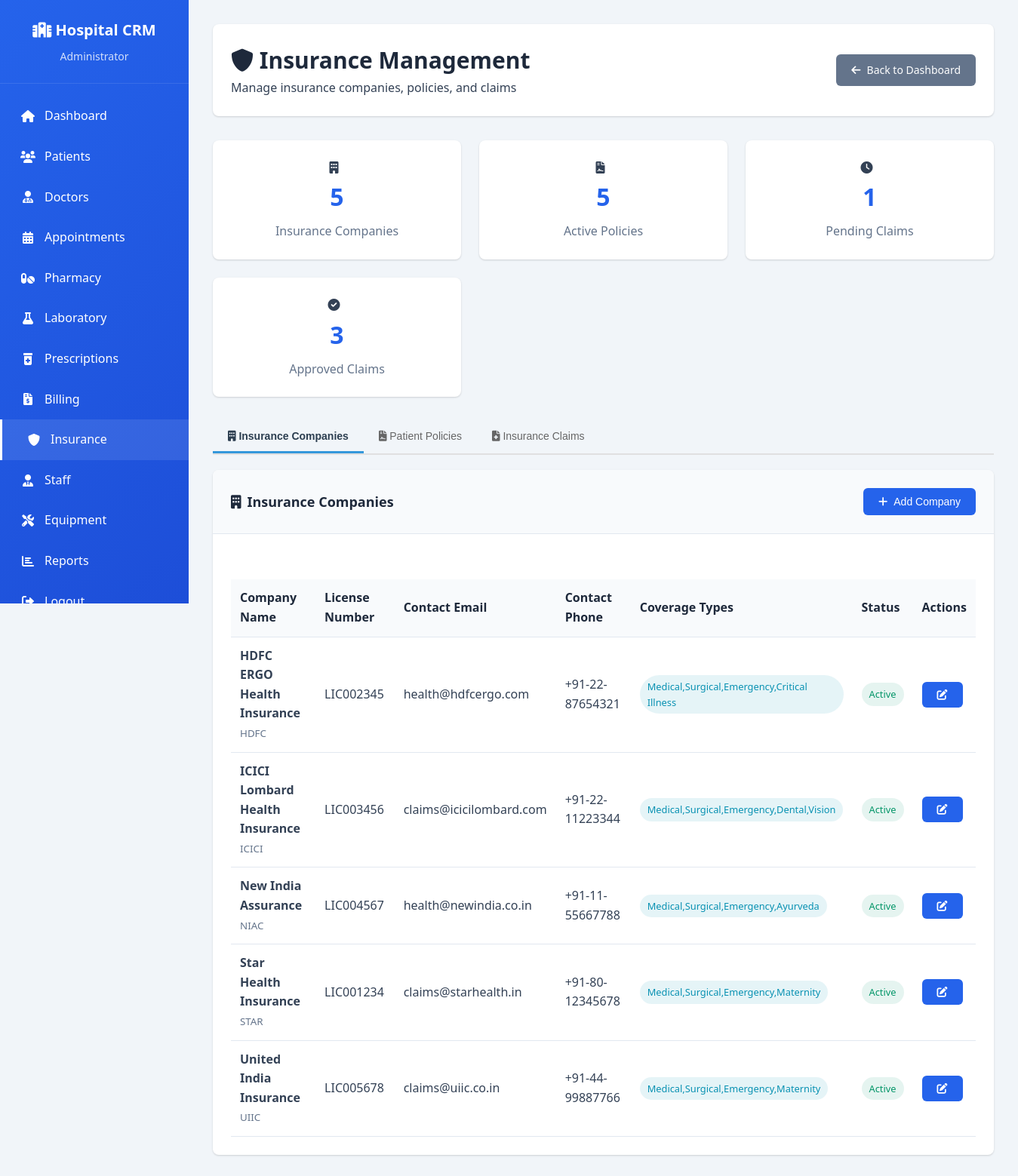
The app's page /insurance.php (signed in) with its own data.
### tables this page shows
CREATE TABLE `insurance_companies` (
  `id` int(11) NOT NULL AUTO_INCREMENT,
  `company_name` varchar(200) NOT NULL,
  `company_code` varchar(10) NOT NULL,
  `license_number` varchar(100) DEFAULT NULL,
  `contact_email` varchar(255) DEFAULT NULL,
  `contact_phone` varchar(20) DEFAULT NULL,
  `address` text,
  `website` varchar(255) DEFAULT NULL,
  `coverage_types` varchar(500) DEFAULT NULL,
  `network_hospitals` text,
  `cashless_limit` decimal(10,2) DEFAULT 0.00,
  `reimbursement_percentage` decimal(5,2) DEFAULT 80.00,
  `claim_settlement_days` int(11) DEFAULT 30,
  `is_active` tinyint(1) NOT NULL DEFAULT 1,
  `created_by` int(11) DEFAULT NULL,
  `created_at` timestamp NOT NULL DEFAULT CURRENT_TIMESTAMP,
  `updated_at` timestamp NOT NULL DEFAULT CURRENT_TIMESTAMP ON UPDATE CURRENT_TIMESTAMP,
  PRIMARY KEY (`id`),
  UNIQUE KEY `company_code` (`company_code`),
  KEY `created_by` (`created_by`),
  CONSTRAINT `insurance_companies_ibfk_1` FOREIGN KEY (`created_by`) REFERENCES `users` (`id`)
);

### config/database.php (called while the page is built, shortened)
<?php
class Database {
    private $connection;
    public function __construct() {
        try {
            $dsn = "mysql:host=" . DB_HOST . ";dbname=" . DB_NAME . ";charset=" . DB_CHARSET;
            $this->connection = new PDO($dsn, DB_USERNAME, DB_PASSWORD);
            $this->connection->setAttribute(PDO::ATTR_ERRMODE, PDO::ERRMODE_EXCEPTION);
            $this->connection->setAttribute(PDO::ATTR_DEFAULT_FETCH_MODE, PDO::FETCH_ASSOC);
        } catch(PDOException $e) {
            die("Database connection failed: " . $e->getMessage());
        }
    }
    public function query($sql, $params = []) {
        try {
            $stmt = $this->connection->prepare($sql);
            $stmt->execute($params);
            return $stmt;
        } catch(PDOException $e) {
            throw new Exception("Query failed: " . $e->getMessage());
        }
    }
}
?>

### insurance.php (the view, shortened to what this page needs)
<?php
require_once 'config/database.php';
$user_role = $_SESSION['role'];
$db = new Database();
try {
    $insurance_companies = $db->query("SELECT * FROM insurance_companies ORDER BY company_name")->fetchAll();
} catch (Exception $e) {
    $insurance_companies = [];
}
try {
    $patient_policies = $db->query("
        SELECT pip.*,
               CONCAT(p.first_name, ' ', p.last_name) as patient_name,
               p.patient_id,
               ic.company_name,
               ic.contact_email,
               ic.contact_phone
        FROM patient_insurance_policies pip
        LEFT JOIN patients p ON pip.patient_id = p.id
        LEFT JOIN insurance_companies ic ON pip.insurance_company_id = ic.id
        WHERE pip.is_active = 1
        ORDER BY pip.created_at DESC
    ")->fetchAll();
} catch (Exception $e) {
    $patient_policies = [];
}
try {
    $insurance_claims = $db->query("
        SELECT ic.*,
               CONCAT(p.first_name, ' ', p.last_name) as patient_name,
               p.patient_id,
               comp.company_name,
               pip.policy_number,
               b.bill_id,
               b.total_amount
        FROM insurance_claims ic
        LEFT JOIN patients p ON ic.patient_id = p.id
        LEFT JOIN insurance_companies comp ON ic.insurance_company_id = comp.id
        LEFT JOIN patient_insurance_policies pip ON ic.policy_id = pip.id
        LEFT JOIN billing b ON ic.bill_id = b.id
        ORDER BY ic.created_at DESC
        LIMIT 50
    ")->fetchAll();
} catch (Exception $e) {
    $insurance_claims = [];
}
$total_companies = count($insurance_companies);
$active_policies = count($patient_policies);
$pending_claims = count(array_filter($insurance_claims, function($claim) {
    return $claim['status'] === 'pending';
}));
$approved_claims = count(array_filter($insurance_claims, function($claim) {
    return $claim['status'] === 'approved';
}));
?>
<!DOCTYPE html>
<html lang="en">
<head>
    <link rel="stylesheet" href="https://cdnjs.cloudflare.com/ajax/libs/font-awesome/6.0.0/css/all.min.css">
</head>
<body>
    <div class="dashboard-container">
        <aside class="sidebar">
            <div class="sidebar-header">
                <h2><i class="fas fa-hospital"></i> Hospital CRM</h2>
                <p><?php echo htmlspecialchars($_SESSION['role_display']); ?></p>
            </div>
            <ul class="sidebar-menu">
                <li><a href="dashboard.php"><i class="fas fa-home"></i> Dashboard</a></li>
                <li><a href="patients.php"><i class="fas fa-users"></i> Patients</a></li>
                <li><a href="doctors.php"><i class="fas fa-user-md"></i> Doctors</a></li>
                <li><a href="appointments.php"><i class="fas fa-calendar-alt"></i> Appointments</a></li>
                <li><a href="pharmacy.php"><i class="fas fa-pills"></i> Pharmacy</a></li>
                <li><a href="laboratory.php"><i class="fas fa-flask"></i> Laboratory</a></li>
                <li><a href="prescriptions.php"><i class="fas fa-prescription-bottle-alt"></i> Prescriptions</a></li>
                <li><a href="billing.php"><i class="fas fa-file-invoice-dollar"></i> Billing</a></li>
                <li><a href="insurance.php" class="active"><i class="fas fa-shield-alt"></i> Insurance</a></li>
                <?php if ($user_role === 'admin'): ?>
                <li><a href="staff.php"><i class="fas fa-user-tie"></i> Staff</a></li>
                <?php endif; ?>
                <li><a href="equipment.php"><i class="fas fa-tools"></i> Equipment</a></li>
                <li><a href="reports.php"><i class="fas fa-chart-bar"></i> Reports</a></li>
                <li><a href="logout.php"><i class="fas fa-sign-out-alt"></i> Logout</a></li>
            </ul>
        </aside>
        <main class="main-content">
            <div class="header">
                <div>
                    <h1><i class="fas fa-shield-alt"></i> Insurance Management</h1>
                    <p>Manage insurance companies, policies, and claims</p>
                </div>
                <div class="header-actions">
                    <a href="dashboard.php" class="btn btn-secondary">
                        <i class="fas fa-arrow-left"></i> Back to Dashboard
                    </a>
                </div>
            </div>
            <div class="stats-grid">
                <div class="stat-card">
                    <div class="stat-icon">
                        <i class="fas fa-building"></i>
                    </div>
                    <div class="stat-info">
                        <h3><?php echo $total_companies; ?></h3>
                        <p>Insurance Companies</p>
                    </div>
                </div>
                <div class="stat-card">
                    <div class="stat-icon">
                        <i class="fas fa-file-contract"></i>
                    </div>
                    <div class="stat-info">
                        <h3><?php echo $active_policies; ?></h3>
                        <p>Active Policies</p>
                    </div>
                </div>
                <div class="stat-card">
                    <div class="stat-icon">
                        <i class="fas fa-clock"></i>
                    </div>
                    <div class="stat-info">
                        <h3><?php echo $pending_claims; ?></h3>
                        <p>Pending Claims</p>
                    </div>
                </div>
                <div class="stat-card">
                    <div class="stat-icon">
                        <i class="fas fa-check-circle"></i>
                    </div>
                    <div class="stat-info">
                        <h3><?php echo $approved_claims; ?></h3>
                        <p>Approved Claims</p>
                    </div>
                </div>
            </div>
            <div class="insurance-tabs">
                <button class="tab-btn active" onclick="showTab('companies')">
                    <i class="fas fa-building"></i> Insurance Companies
                </button>
                <button class="tab-btn" onclick="showTab('policies')">
                    <i class="fas fa-file-contract"></i> Patient Policies
                </button>
                <button class="tab-btn" onclick="showTab('claims')">
                    <i class="fas fa-file-medical"></i> Insurance Claims
                </button>
            </div>
            <div id="companies-tab" class="tab-content active">
                <div class="card">
                    <div class="card-header">
                        <h3><i class="fas fa-building"></i> Insurance Companies</h3>
                        <button class="btn btn-primary" onclick="showAddCompanyModal()">
                            <i class="fas fa-plus"></i> Add Company
                        </button>
                    </div>
                    <div class="card-body">
                        <?php if (empty($insurance_companies)): ?>
                            <p class="text-muted text-center">No insurance companies found.</p>
                        <?php else: ?>
                            <div style="overflow-x: auto;">
                                <table class="table">
                                    <thead>
                                        <tr>
                                            <th>Company Name</th>
                                            <th>License Number</th>
                                            <th>Contact Email</th>
                                            <th>Contact Phone</th>
                                            <th>Coverage Types</th>
                                            <th>Status</th>
                                            <th>Actions</th>
                                        </tr>
                                    </thead>
                                    <tbody>
                                        <?php foreach ($insurance_companies as $company): ?>
                                            <tr>
                                                <td>
                                                    <strong><?php echo htmlspecialchars($company['company_name']); ?></strong>
                                                    <br><small class="text-muted"><?php echo htmlspecialchars($company['company_code']); ?></small>
                                                </td>
                                                <td><?php echo htmlspecialchars($company['license_number']); ?></td>
                                                <td><?php echo htmlspecialchars($company['contact_email']); ?></td>
                                                <td><?php echo htmlspecialchars($company['contact_phone']); ?></td>
                                                <td>
                                                    <span class="badge badge-info"><?php echo htmlspecialchars($company['coverage_types']); ?></span>
                                                </td>
                                                <td>
                                                    <span class="badge badge-<?php echo $company['is_active'] ? 'success' : 'danger'; ?>">
                                                        <?php echo $company['is_active'] ? 'Active' : 'Inactive'; ?>
                                                    </span>
                                                </td>
                                                <td>
                                                    <button class="btn btn-sm btn-primary" onclick="editCompany(<?php echo $company['id']; ?>)">
                                                        <i class="fas fa-edit"></i>
                                                    </button>
                                                </td>
                                            </tr>
                                        <?php endforeach; ?>
                                    </tbody>
                                </table>
                            </div>
                        <?php endif; ?>
                    </div>
                </div>
            </div>
        </main>
    </div>
</body>
</html>

### includes/functions.php (style rules this page uses)
:root { --primary-color: #2563eb; --primary-dark: #1d4ed8; --secondary-color: #64748b; --success-color: #059669; --danger-color: #dc2626; --warning-color: #d97706; --info-color: #0891b2; --light-color: #f8fafc; --dark-color: #1e293b; --border-color: #e2e8f0; --text-color: #334155; --text-muted: #64748b; --shadow: 0 1px 3px 0 rgba(0, 0, 0, 0.1), 0 1px 2px 0 rgba(0, 0, 0, 0.06); --shadow-lg: 0 10px 15px -3px rgba(0, 0, 0, 0.1), 0 4px 6px -2px rgba(0, 0, 0, 0.05); }
* { margin: 0; padding: 0; box-sizing: border-box; }
body { font-family: 'Segoe UI', Tahoma, Geneva, Verdana, sans-serif; background-color: #f1f5f9; color: var(--text-color); line-height: 1.6; }
.dashboard-container { display: flex; min-height: 100vh; }
.sidebar { width: 250px; background: linear-gradient(135deg, var(--primary-color) 0%, var(--primary-dark) 100%); color: white; position: fixed; height: 100vh; overflow-y: auto; z-index: 1000; transition: transform 0.3s ease; }
.sidebar-header { padding: 1.5rem; border-bottom: 1px solid rgba(255, 255, 255, 0.1); text-align: center; }
.sidebar-header h2 { font-size: 1.25rem; margin-bottom: 0.5rem; }
.sidebar-header p { font-size: 0.875rem; opacity: 0.8; }
.sidebar-menu { list-style: none; padding: 1rem 0; }
.sidebar-menu li { margin: 0; }
.sidebar-menu a { display: flex; align-items: center; padding: 0.875rem 1.5rem; color: white; text-decoration: none; transition: all 0.3s ease; border-left: 3px solid transparent; }
.sidebar-menu a:hover, .sidebar-menu a.active { background: rgba(255, 255, 255, 0.1); border-left-color: white; padding-left: 2rem; }
.sidebar-menu a i { margin-right: 0.75rem; width: 1.25rem; text-align: center; }
.main-content { flex: 1; margin-left: 250px; padding: 2rem; transition: margin-left 0.3s ease; }
.header { background: white; padding: 1.5rem; border-radius: 0.5rem; box-shadow: var(--shadow); margin-bottom: 2rem; display: flex; justify-content: space-between; align-items: center; }
.header h1 { font-size: 1.875rem; font-weight: 700; color: var(--dark-color); }
.header-actions { display: flex; gap: 1rem; align-items: center; }
.card { background: white; border-radius: 0.5rem; box-shadow: var(--shadow); margin-bottom: 2rem; overflow: hidden; }
.card-header { padding: 1.5rem; border-bottom: 1px solid var(--border-color); background: var(--light-color); }
.card-header h3 { font-size: 1.125rem; font-weight: 600; color: var(--dark-color); display: flex; align-items: center; gap: 0.5rem; }
.card-body { padding: 1.5rem; }
.stats-grid { display: grid; grid-template-columns: repeat(auto-fit, minmax(250px, 1fr)); gap: 1.5rem; margin-bottom: 2rem; }
.stat-card { background: white; padding: 1.5rem; border-radius: 0.5rem; box-shadow: var(--shadow); text-align: center; transition: transform 0.2s ease, box-shadow 0.2s ease; }
.stat-card h3 { font-size: 2rem; font-weight: 700; color: var(--primary-color); margin-bottom: 0.5rem; }
.stat-card p { color: var(--text-muted); font-weight: 500; }
.stat-card i { margin-right: 0.5rem; }
.btn { display: inline-flex; align-items: center; gap: 0.5rem; padding: 0.625rem 1.25rem; font-size: 0.875rem; font-weight: 500; text-decoration: none; border: none; border-radius: 0.375rem; cursor: pointer; transition: all 0.2s ease; text-align: center; }
.btn-primary { background: var(--primary-color); color: white; }
.btn-secondary { background: var(--secondary-color); color: white; }
.table { width: 100%; border-collapse: collapse; margin-top: 1rem; }
.table th, .table td { padding: 0.75rem; text-align: left; border-bottom: 1px solid var(--border-color); }
.table th { background: var(--light-color); font-weight: 600; color: var(--dark-color); }
.badge { display: inline-flex; align-items: center; padding: 0.25rem 0.75rem; font-size: 0.75rem; font-weight: 500; border-radius: 9999px; }
.badge-success { background: rgba(5, 150, 105, 0.1); color: var(--success-color); }
.badge-info { background: rgba(8, 145, 178, 0.1); color: var(--info-color); }
.text-muted { color: var(--text-muted); }

### records on screen
insurance_companies: company_name "HDFC ERGO Health Insurance", company_code "HDFC", license_number "LIC002345", contact_email "health@hdfcergo.com", contact_phone "+91-22-87654321", coverage_types "Medical,Surgical,Emergency,Critical Illness", is_active "Active"
insurance_companies: company_name "ICICI Lombard Health Insurance", company_code "ICICI", license_number "LIC003456", contact_email "claims@icicilombard.com", contact_phone "+91-22-11223344", coverage_types "Medical,Surgical,Emergency,Dental,Vision", is_active "Active"
insurance_companies: company_name "New India Assurance", company_code "NIAC", license_number "LIC004567", contact_email "health@newindia.co.in", contact_phone "+91-11-55667788", coverage_types "Medical,Surgical,Emergency,Ayurveda", is_active "Active"
insurance_companies: company_name "Star Health Insurance", company_code "STAR", license_number "LIC001234", contact_email "claims@starhealth.in", contact_phone "+91-80-12345678", coverage_types "Medical,Surgical,Emergency,Maternity", is_active "Active"
insurance_companies: company_name "United India Insurance", company_code "UIIC", license_number "LIC005678", contact_email "claims@uiic.co.in", contact_phone "+91-44-99887766", coverage_types "Medical,Surgical,Emergency,Maternity", is_active "Active"

### other values on screen
$_SESSION['role_display'] "Administrator"
$total_companies "5"
$active_policies "5"
$pending_claims "1"
$approved_claims "3"
